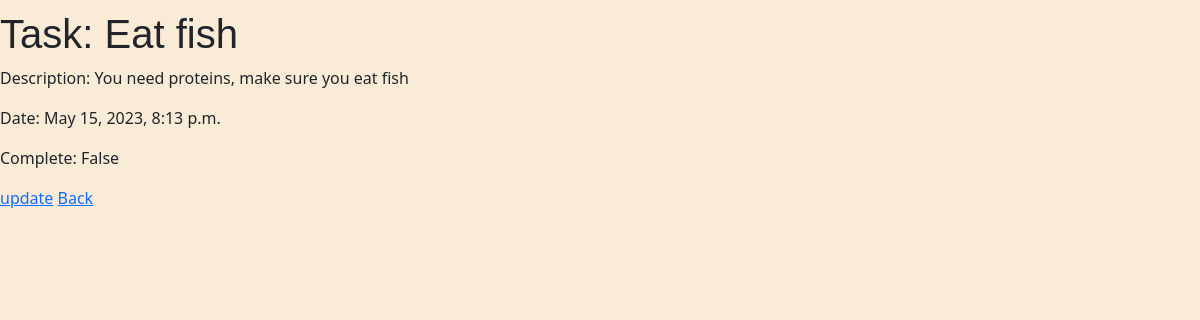
/task/2/ (signed in), run on an earlier commit of the app's database.
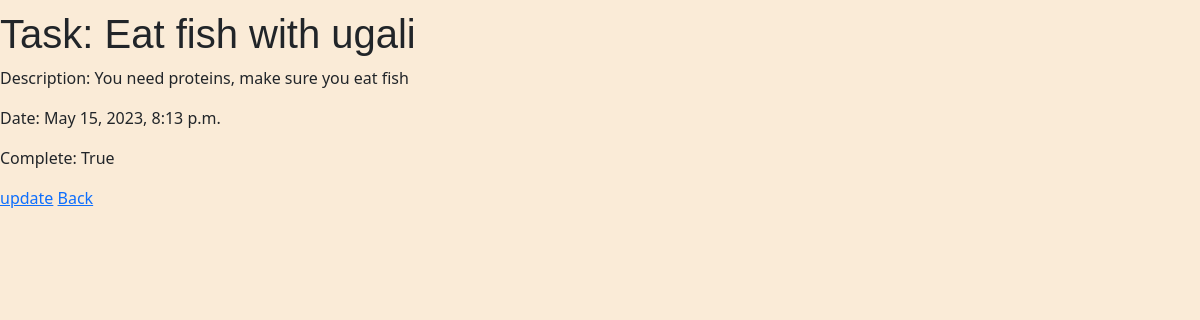
And on a later commit of the database.
### todoapp/models.py (models this page shows)
class Task(models.Model):
    user = models.ForeignKey(User, on_delete=models.CASCADE, null=True, blank=True)
    title = models.CharField(max_length=200, null=True)
    description = models.TextField(null=True)
    complete = models.BooleanField(default=False)
    created = models.DateTimeField(auto_now_add=True)
    def __str__(self):
        return self.title
    class Meta:
        ordering = ['complete']

### todoapp/views.py (the view)
# urls.py: path('task/<int:pk>/', TaskDetail.as_view(), name='task_detail'),
class TaskDetail(LoginRequiredMixin,DetailView):
    model = Task
    context_object_name = 'task'
    template_name = 'todoapp/task.html'

### todoapp/templates/todoapp/task.html
{% extends 'todoapp/main.html'%}
{%block content%}
   <h1>Task: {{task}}</h1>
    <p>Description: {{task.description}}</p>
    <p>Date: {{task.created}}</p>
    <p>Complete: {{task.complete}}</p>
    <td><a href="{% url 'task-update' task.id%}">update</a></td>
    <a href="{%url 'task'%}">Back</a>
{%endblock content%}

What changed in the data, as far as the page shows it:
changed Task "You need proteins, make sure you eat fish": title "Eat fish" → "Eat fish with ugali"; complete "False" → "True"
